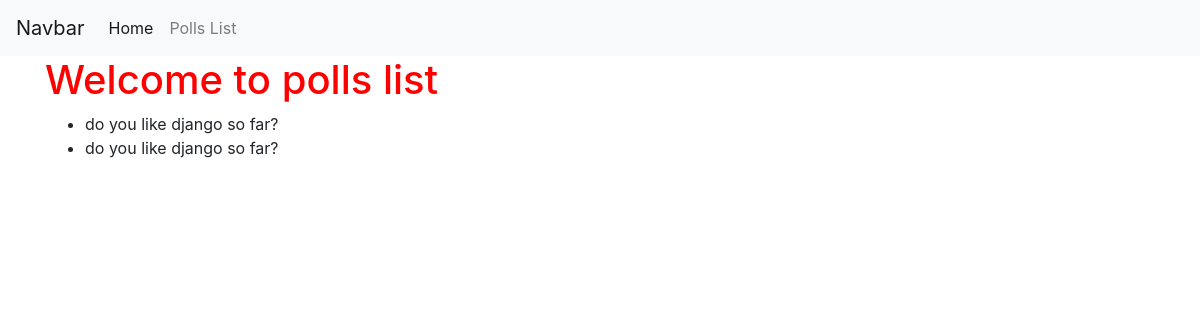
The app's page /polls/list/, older data.
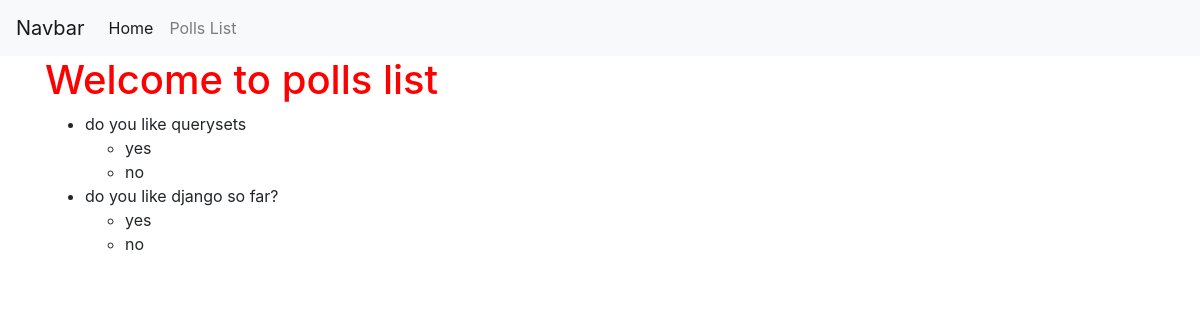
The same page, newer data.
### polls/models.py (models this page shows)
class Poll(models.Model):
	text = models.CharField(max_length=255)
	pub_date = models.DateField()
	def __str__(self):
		return f'{self.text[:50]}'

class Choice(models.Model):
	question = models.ForeignKey(Poll, on_delete=models.CASCADE)
	choice_text = models.CharField(max_length=255)
	votes = models.IntegerField(default=0)
	def __str__(self):
		return f'{self.choice_text}'

### polls/views.py (the view)
# urls.py: path('list/', views.polls_list, name='list'),
def polls_list(request):
	polls = Poll.objects.all()
	choices = Choice.objects.all()
	context = {
	"polls": polls, "choices": choices
	}
	return render(request, "polls/polls_list.html", context)

### polls/templates/polls/polls_list.html
{% extends 'base.html' %}
{% block content %}
<h1> Welcome to polls list </h1>
<ul>
{% for x in polls %}
	<li>
	{{ x }}
	</li>
		<ul>
		{% for choice in x.choice_set.all %}
			<li>
				{{ choice }}
			</li>
		{% endfor %}
		</ul>
{% endfor %}
</ul>
{% endblock %}

### templates/base.html (shortened to what this page needs)
<!doctype html>
{% load static %}
<html lang="en">
  <head>
    <link href="https://stackpath.bootstrapcdn.com/bootstrap/4.1.3/css/bootstrap.min.css" rel="stylesheet">
    <link href="{% static 'css/styles.css'  %}" rel="stylesheet">
  </head>
  <body>
    {% include 'navbar.html'  %}
    <main role="main" class="container">
      <div class="starter-template">
        {% block content %}{% endblock %}
      </div>
    </main>
  </body>
</html>

### templates/navbar.html (shortened to what this page needs)
<nav class="navbar navbar-expand-lg navbar-light bg-light">
  <a class="navbar-brand" href="#">Navbar</a>
  <div class="collapse navbar-collapse" id="navbarNavAltMarkup">
    <div class="navbar-nav">
      <a class="nav-item nav-link active" href="{% url 'home' %}">Home <span class="sr-only">(current)</span></a>
      <a class="nav-item nav-link" href="{% url 'polls:list' %}">Polls List</a>
    </div>
  </div>
</nav>

### static/css/styles.css (style rules this page uses)
h1 { color: red; }

Row changes from the older to the newer data that the page shows:
changed Poll: text "do you like django so far?" → "do you like querysets"
added Choice: choice_text "yes", shown under Poll "do you like querysets"
added Choice: choice_text "no", shown under Poll "do you like querysets"
added Choice: choice_text "yes", shown under Poll "do you like django so far?"
added Choice: choice_text "no", shown under Poll "do you like django so far?"
